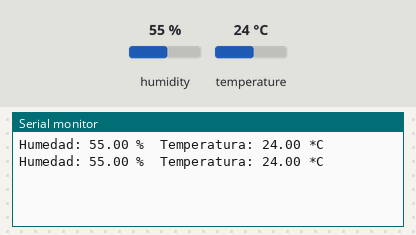
Recording of a sketch running on a simulated Arduino Uno, built with avr-gcc and run on an emulated ATmega328P. Parts: the last lines printed to the serial monitor. Inputs (shaded band) come from the test bench; at power-on: humidity 55 %, temperature 24 °C.

Above: at 4.8 s.
4.9 s: humidity set to 22 %
At 7.0 s:
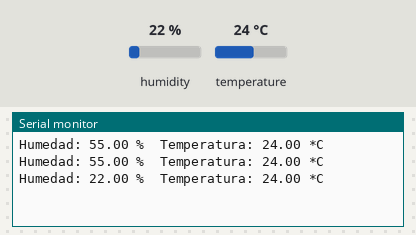
7.9 s: temperature set to 12 °C
At 8.7 s:
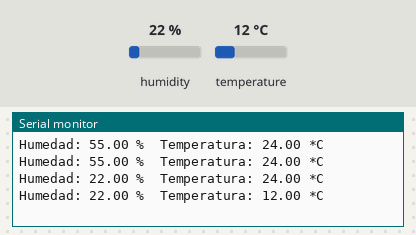
10.9 s: humidity set to 40 %
At 13.5 s:
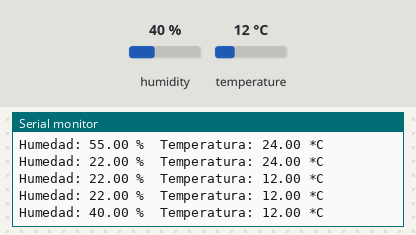
Timing chart, 0 to 15.0 s (numbered marks = the images above; inputs shaded):
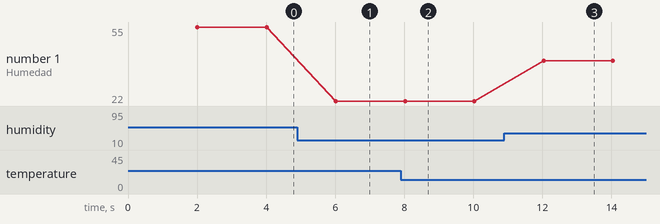

Measured:
- after the input at 4.9 s, the serial monitor: prints a new line after 1.1 s (image 1)
- after the input at 7.9 s, the serial monitor: prints a new line after 0.12 s (image 2)
- after the input at 10.9 s, the serial monitor: prints a new line after 1.1 s (image 3)
- plotted number 1: 55 → 22 after the input at 4.9 s, 22 → 40 after the input at 10.9 s

The sketch:

Temperatura.ino
```cpp
#include <Adafruit_Sensor.h>
#include <DHT.h>
#include <DHT_U.h>
#define DHTTYPE DHT22
const int DHTPin = 2;     // la entrada digital
DHT dht(DHTPin, DHTTYPE);
void setup() {
   Serial.begin(9600);
   dht.begin();
}

void loop() {
   delay(2000);
   // leyendo la temperatura que toma 250 mls
   float h = dht.readHumidity();
   float t = dht.readTemperature();
   if (isnan(h) || isnan(t)) {
      Serial.println("No se puede leer prro >:v");
      return;
   }
   Serial.print("Humedad: ");
   Serial.print(h);
   Serial.print(" %\t");
   Serial.print("Temperatura: ");
   Serial.print(t);
   Serial.println(" *C ");
}
```
